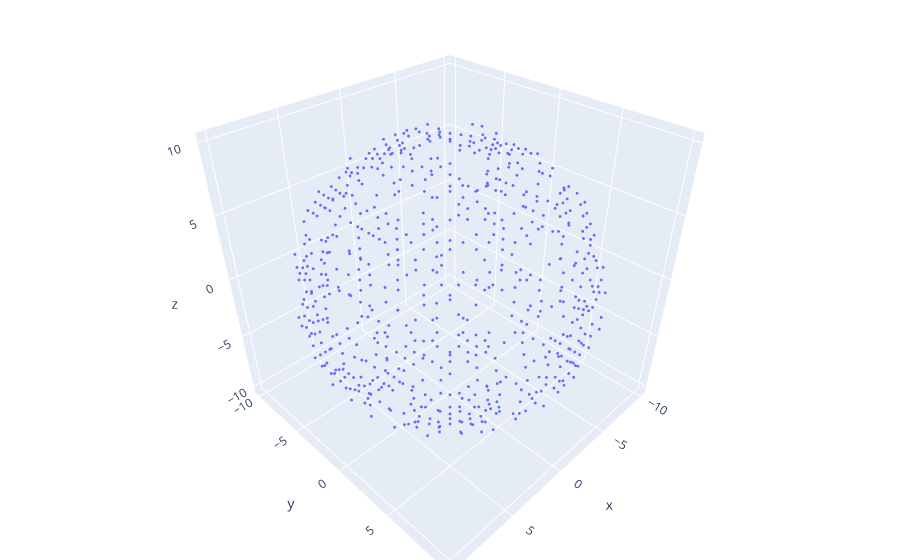

Here is the notebook cell this chart was saved with:
### Code cell
plot(scatter(x=xs, y=ys, z=zs, type="scatter3d",mode="markers", marker=attr(size=1)), 
             Layout(margin=attr(l=0, r=0, b=0, t=0)))

### Figure 1 — Plotly figure (JSON) as saved in the notebook; plotly's stock layout.template omitted (floating-point values rounded to 4 significant figures; data arrays with more than 128 entries replaced by an {"elided": "..."} marker saying what was removed)
{"data": [{"marker": {"size": 1}, "mode": "markers", "type": "scatter3d", "x": {"elided": "1000 int values"}, "y": {"elided": "1000 int values"}, "z": {"elided": "1000 int values"}}], "layout": {"margin": {"b": 0, "l": 0, "r": 0, "t": 0}}}
